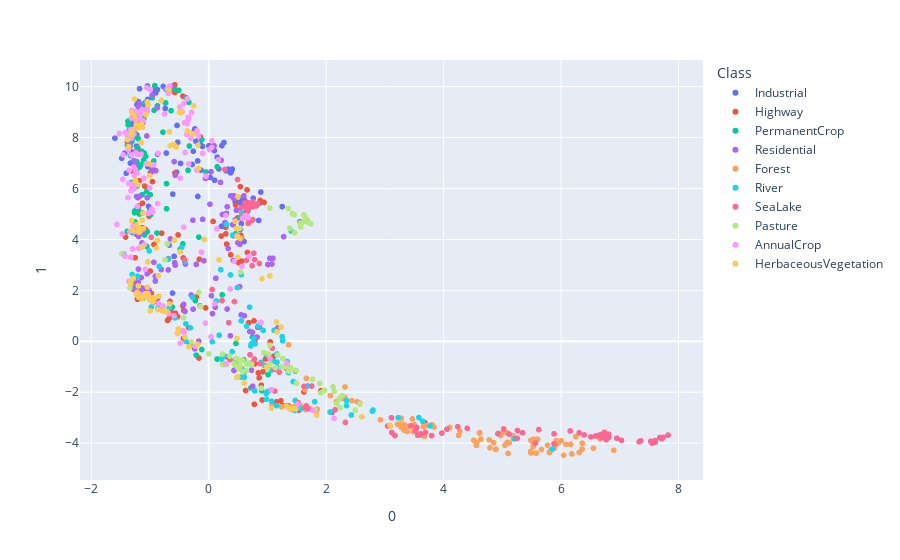

Write notebook code for a chart like this one.
### Code cell
projections = umap_2d.transform(val_data.flatten(1, -1).numpy())

fig = px.scatter(
    projections, x=0, y=1,
    color=text_labels, labels={'color': 'Class'}
)
fig.show()
